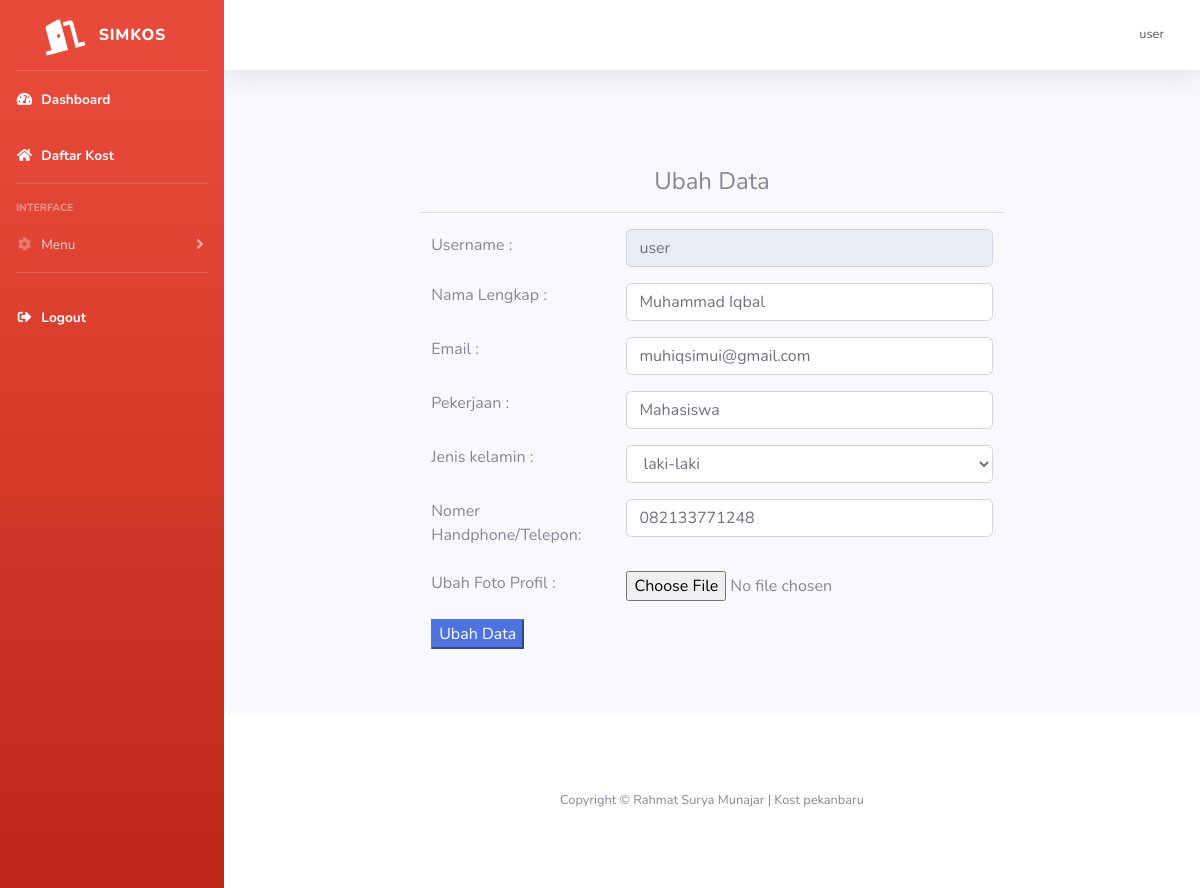
Screenshot of /kost/edit-profil.php (signed in) with the database file from the repository.
### tables this page shows
CREATE TABLE `user` (
  `id` int(11) NOT NULL,
  `nama_lengkap` varchar(255) NOT NULL,
  `email` varchar(255) NOT NULL,
  `username` varchar(255) NOT NULL,
  `password` varchar(255) NOT NULL,
  `no_hp` varchar(255) NOT NULL,
  `pekerjaan` varchar(255) NOT NULL,
  `jenis_kelamin` varchar(25) NOT NULL,
  `foto_ktp` varchar(255) NOT NULL,
  `foto_profil` text NOT NULL,
  `roles` int(11) NOT NULL,
  `id_kost_saya` int(11) NOT NULL
);

### kost/edit-profil.php (the view, shortened to what this page needs)
<?php
include 'template/header.php';
$username = $_SESSION['username'];
$data = mysqli_query($koneksi, "SELECT * FROM user WHERE username='$username'");
$d = mysqli_fetch_array($data);
?>
<div class="container ">
  <h4 class="text-center">Ubah Data</h4>
  <hr>
  <div class="row">
    <div class="container-fluid">
      <form action="php/edit-profil_proses.php" method="post" class="" enctype="multipart/form-data">
        <div class="form-group row">
          <div class="col"><label class="form-text" for="username">Username :</label></div>
          <div class="col-sm-8"><input class="form-control" type="text" name="username" id="username" value="<?php echo $username ?>" readonly></div>
        </div>
        <div class="form-group row">
          <div class="col"><label for="nama_lengkap">Nama Lengkap :</label></div>
          <div class="col-sm-8"><input type="text" name="nama_lengkap" id="nama_lengkap" class="form-control" value="<?php echo $d['nama_lengkap']; ?>"></div>
        </div>
        <div class="form-group row">
          <div class="col"><label for="email">Email :</label></div>
          <div class="col-sm-8"><input type="email" name="email" id="email" class="form-control" value="<?php echo $d['email']; ?>"></div>
        </div>
        <div class="form-group row">
          <div class="col"><label for="pekerjaan">Pekerjaan :</label></div>
          <div class="col-sm-8"><input type="text" name="pekerjaan" id="pekerjaan" class="form-control" value="<?php echo $d['pekerjaan']; ?>"></div>
        </div>
        <div class="form-group row">
          <div class="col"><label for="jenis_kelamin">Jenis kelamin :</label></div>
          <div class="col-sm-8">
            <select required name="jenis_kelamin" id="jenis_kelamin" class="form-control">
              <option selected hidden value=" <?php echo $d['jenis_kelamin']; ?>"><?php echo $d['jenis_kelamin']; ?> </option>
            </select>
          </div>
        </div>
        <div class="form-group row">
          <div class="col"><label for="no_hp">Nomer Handphone/Telepon:</label></div>
          <div class="col-sm-8"><input type="number" name="no_hp" id="no_hp" class="form-control" value="<?php echo $d['no_hp']; ?>"></div>
        </div>
        <div class="row form-group">
          <div class="col"><label for="foto_profil">Ubah Foto Profil :</label></div>
          <div class="col-sm-8"><input type="file" name="foto_profil" id="foto_profil" value="<?php echo $d['foto_profil']; ?>"></div>
        </div>
        <div class="form-group row">
          <div class="col">
            <button type="submit" value="submit" class="btn-primary" name="submit">Ubah Data</button>
          </div>
        </div>
      </form>
    </div>
  </div>
</div>
<?php
include 'template/footer.php';
?>

### kost/edit-profil.php (style rules this page uses)
.container { width: 70%; padding: 5%; }

### rows the page displays
user: nama_lengkap "Muhammad Iqbal", email "muhiqsimui@gmail.com", pekerjaan "Mahasiswa", jenis_kelamin "laki-laki", no_hp "082133771248"

### other values shown
$_SESSION['username'] "user"
